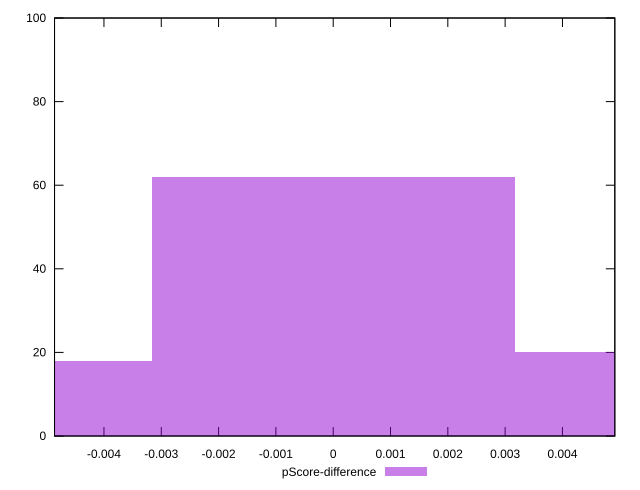

Write the gnuplot code that produced this figure.
reset

$pScoreDifference <<EOF
0 62
0.006330181328841218 20
-0.006330181328841218 18
EOF

set key outside below
set boxwidth 0.006330181328841218
set xrange [-0.004862296356798496:0.004913828989826841]
set yrange [0:100]
set trange [0:100]
set style fill transparent solid 0.5 noborder
set terminal svg size 640, 490 enhanced background rgb 'white'
set output "reprap/speed-index/samples/pages+cached/pScore-difference/histogram.svg"

plot $pScoreDifference title "pScore-difference" with boxes

reset
